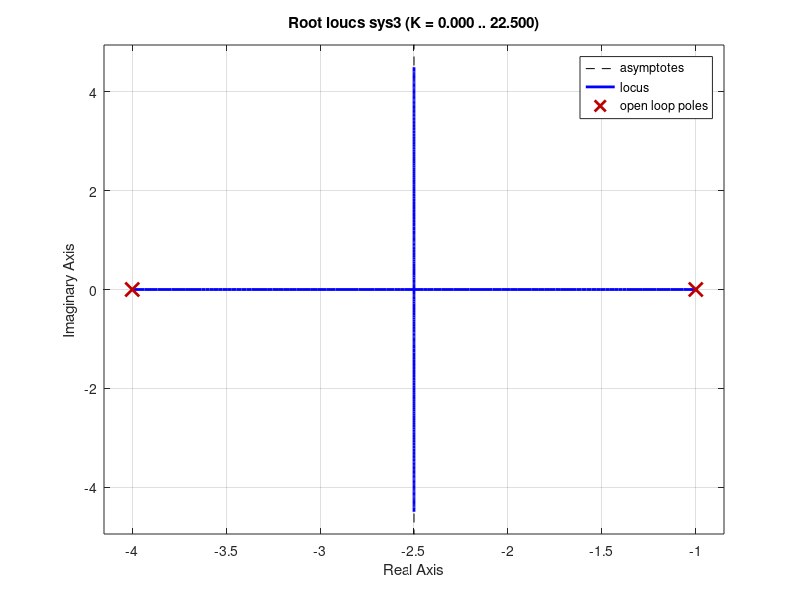

This figure's MATLAB source:
clc;

% Question A
num=[1]; % Numerator
denum=[1 1]; % Denominator
sys=tf(num,denum) % Transfer Function
rlocus(sys)       % Root Locus

% i
num=[1];
denum2=[1 3 2];
sys2=tf(num,denum2)
rlocus(sys2)

% ii
num=[1];
denum3=[1 5 4];
sys3=tf(num,denum3)
rlocus(sys3)
